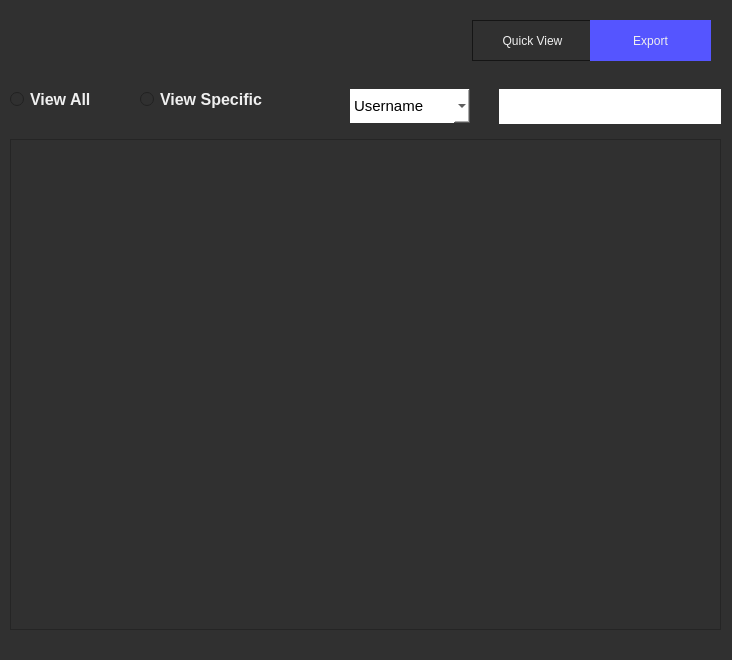
<?xml version="1.0" encoding="UTF-8"?>
<ui version="4.0">
 <class>Dialog</class>
 <widget class="QDialog" name="Dialog">
  <property name="geometry">
   <rect>
    <x>0</x>
    <y>0</y>
    <width>732</width>
    <height>660</height>
   </rect>
  </property>
  <property name="windowTitle">
   <string>Dialog</string>
  </property>
  <property name="styleSheet">
   <string notr="true">background-color: rgb(48, 48, 48);
color: rgb(239, 239, 239);</string>
  </property>
  <widget class="QPushButton" name="go_quick_view_pushButton">
   <property name="geometry">
    <rect>
     <x>472</x>
     <y>20</y>
     <width>121</width>
     <height>41</height>
    </rect>
   </property>
   <property name="styleSheet">
    <string notr="true">QPushButton{
	background-color: rgb(48, 48, 48);
	color: rgb(239, 239, 239);
	border: 1px solid rgb(21, 21, 21);
}
QPushButton:hover{
	background-color: rgb(55, 55, 55);
}</string>
   </property>
   <property name="text">
    <string>Quick View</string>
   </property>
  </widget>
  <widget class="QPushButton" name="go_export_pushButton">
   <property name="geometry">
    <rect>
     <x>590</x>
     <y>20</y>
     <width>121</width>
     <height>41</height>
    </rect>
   </property>
   <property name="styleSheet">
    <string notr="true">QPushButton{
	background-color: rgb(85, 85, 255);
	border: 0;
}
QPushButton:hover{
	background-color: rgb(85, 170, 255);
}</string>
   </property>
   <property name="text">
    <string>Export</string>
   </property>
  </widget>
  <widget class="QStackedWidget" name="stackedWidget">
   <property name="geometry">
    <rect>
     <x>0</x>
     <y>69</y>
     <width>731</width>
     <height>791</height>
    </rect>
   </property>
   <property name="styleSheet">
    <string notr="true"/>
   </property>
   <property name="currentIndex">
    <number>0</number>
   </property>
   <widget class="QWidget" name="view_page">
    <widget class="QRadioButton" name="view_specific_radioButton">
     <property name="geometry">
      <rect>
       <x>140</x>
       <y>20</y>
       <width>161</width>
       <height>20</height>
      </rect>
     </property>
     <property name="font">
      <font>
       <pointsize>12</pointsize>
       <weight>75</weight>
       <bold>true</bold>
      </font>
     </property>
     <property name="text">
      <string>View Specific</string>
     </property>
    </widget>
    <widget class="QRadioButton" name="view_all_radioButton">
     <property name="geometry">
      <rect>
       <x>10</x>
       <y>20</y>
       <width>111</width>
       <height>20</height>
      </rect>
     </property>
     <property name="font">
      <font>
       <pointsize>12</pointsize>
       <weight>75</weight>
       <bold>true</bold>
      </font>
     </property>
     <property name="text">
      <string>View All</string>
     </property>
    </widget>
    <widget class="QGroupBox" name="view_specific_groupBox">
     <property name="geometry">
      <rect>
       <x>350</x>
       <y>20</y>
       <width>371</width>
       <height>41</height>
      </rect>
     </property>
     <property name="styleSheet">
      <string notr="true">border: 0;</string>
     </property>
     <property name="title">
      <string/>
     </property>
     <widget class="QComboBox" name="search_by_comboBox">
      <property name="geometry">
       <rect>
        <x>-1</x>
        <y>0</y>
        <width>121</width>
        <height>34</height>
       </rect>
      </property>
      <property name="sizePolicy">
       <sizepolicy hsizetype="Preferred" vsizetype="Expanding">
        <horstretch>0</horstretch>
        <verstretch>0</verstretch>
       </sizepolicy>
      </property>
      <property name="minimumSize">
       <size>
        <width>0</width>
        <height>34</height>
       </size>
      </property>
      <property name="maximumSize">
       <size>
        <width>16777215</width>
        <height>34</height>
       </size>
      </property>
      <property name="font">
       <font>
        <pointsize>11</pointsize>
       </font>
      </property>
      <property name="styleSheet">
       <string notr="true">background-color: rgb(255, 255, 255);
color: rgb(0, 0, 0);
</string>
      </property>
      <property name="maxVisibleItems">
       <number>15</number>
      </property>
      <item>
       <property name="text">
        <string>Username</string>
       </property>
      </item>
      <item>
       <property name="text">
        <string>E-mail</string>
       </property>
      </item>
      <item>
       <property name="text">
        <string>App name</string>
       </property>
      </item>
      <item>
       <property name="text">
        <string>Category</string>
       </property>
      </item>
      <item>
       <property name="text">
        <string>Password</string>
       </property>
      </item>
     </widget>
     <widget class="QPushButton" name="search_password_pushButton">
      <property name="geometry">
       <rect>
        <x>340</x>
        <y>0</y>
        <width>31</width>
        <height>35</height>
       </rect>
      </property>
      <property name="minimumSize">
       <size>
        <width>0</width>
        <height>35</height>
       </size>
      </property>
      <property name="styleSheet">
       <string notr="true">QPushButton{
	background-color: rgb(255, 255, 255);
	border: 0;
}
QPushButton:pressed{
	background-color: rgb(211, 211, 211);
}</string>
      </property>
      <property name="text">
       <string/>
      </property>
      <property name="icon">
       <iconset>
        <normaloff>../../Password Manager 2.0.0 lte/icons/search-icon.svg</normaloff>../../Password Manager 2.0.0 lte/icons/search-icon.svg</iconset>
      </property>
      <property name="iconSize">
       <size>
        <width>27</width>
        <height>27</height>
       </size>
      </property>
     </widget>
     <widget class="QLineEdit" name="search_lineEdit">
      <property name="geometry">
       <rect>
        <x>149</x>
        <y>0</y>
        <width>191</width>
        <height>35</height>
       </rect>
      </property>
      <property name="sizePolicy">
       <sizepolicy hsizetype="Expanding" vsizetype="Expanding">
        <horstretch>0</horstretch>
        <verstretch>0</verstretch>
       </sizepolicy>
      </property>
      <property name="minimumSize">
       <size>
        <width>0</width>
        <height>35</height>
       </size>
      </property>
      <property name="maximumSize">
       <size>
        <width>16777215</width>
        <height>35</height>
       </size>
      </property>
      <property name="font">
       <font>
        <pointsize>14</pointsize>
       </font>
      </property>
      <property name="styleSheet">
       <string notr="true">background-color: rgb(255, 255, 255);
color: rgb(0, 0, 0);
border: 0;</string>
      </property>
      <property name="text">
       <string/>
      </property>
     </widget>
    </widget>
    <widget class="QTextBrowser" name="view_textBrowser">
     <property name="geometry">
      <rect>
       <x>10</x>
       <y>70</y>
       <width>711</width>
       <height>491</height>
      </rect>
     </property>
    </widget>
   </widget>
   <widget class="QWidget" name="export_page">
    <widget class="QLabel" name="please_choose_text">
     <property name="geometry">
      <rect>
       <x>10</x>
       <y>30</y>
       <width>501</width>
       <height>31</height>
      </rect>
     </property>
     <property name="font">
      <font>
       <pointsize>12</pointsize>
       <weight>75</weight>
       <bold>true</bold>
      </font>
     </property>
     <property name="text">
      <string>Please choose what informations should include:</string>
     </property>
    </widget>
    <widget class="QRadioButton" name="every_thing_radioButton">
     <property name="geometry">
      <rect>
       <x>50</x>
       <y>100</y>
       <width>121</width>
       <height>20</height>
      </rect>
     </property>
     <property name="font">
      <font>
       <pointsize>10</pointsize>
       <weight>75</weight>
       <bold>true</bold>
      </font>
     </property>
     <property name="text">
      <string>Everything</string>
     </property>
     <property name="checked">
      <bool>true</bool>
     </property>
    </widget>
    <widget class="QRadioButton" name="custom_radioButton">
     <property name="geometry">
      <rect>
       <x>50</x>
       <y>160</y>
       <width>121</width>
       <height>20</height>
      </rect>
     </property>
     <property name="font">
      <font>
       <pointsize>10</pointsize>
       <weight>75</weight>
       <bold>true</bold>
      </font>
     </property>
     <property name="text">
      <string>Custom</string>
     </property>
    </widget>
    <widget class="QGroupBox" name="custom_groupBox">
     <property name="geometry">
      <rect>
       <x>240</x>
       <y>90</y>
       <width>451</width>
       <height>131</height>
      </rect>
     </property>
     <property name="title">
      <string/>
     </property>
     <widget class="QCheckBox" name="username_checkBox">
      <property name="geometry">
       <rect>
        <x>10</x>
        <y>10</y>
        <width>121</width>
        <height>20</height>
       </rect>
      </property>
      <property name="font">
       <font>
        <pointsize>10</pointsize>
        <weight>75</weight>
        <bold>true</bold>
       </font>
      </property>
      <property name="text">
       <string>Username</string>
      </property>
      <property name="checked">
       <bool>true</bool>
      </property>
     </widget>
     <widget class="QCheckBox" name="email_checkBox">
      <property name="geometry">
       <rect>
        <x>10</x>
        <y>40</y>
        <width>121</width>
        <height>20</height>
       </rect>
      </property>
      <property name="font">
       <font>
        <pointsize>10</pointsize>
        <weight>75</weight>
        <bold>true</bold>
       </font>
      </property>
      <property name="text">
       <string>E-mail</string>
      </property>
      <property name="checked">
       <bool>true</bool>
      </property>
     </widget>
     <widget class="QCheckBox" name="app_name_checkBox">
      <property name="geometry">
       <rect>
        <x>10</x>
        <y>70</y>
        <width>121</width>
        <height>20</height>
       </rect>
      </property>
      <property name="font">
       <font>
        <pointsize>10</pointsize>
        <weight>75</weight>
        <bold>true</bold>
       </font>
      </property>
      <property name="text">
       <string>App name</string>
      </property>
      <property name="checked">
       <bool>true</bool>
      </property>
     </widget>
     <widget class="QCheckBox" name="password_checkBox">
      <property name="geometry">
       <rect>
        <x>10</x>
        <y>100</y>
        <width>121</width>
        <height>20</height>
       </rect>
      </property>
      <property name="font">
       <font>
        <pointsize>10</pointsize>
        <weight>75</weight>
        <bold>true</bold>
       </font>
      </property>
      <property name="text">
       <string>Password</string>
      </property>
      <property name="checked">
       <bool>true</bool>
      </property>
     </widget>
     <widget class="QCheckBox" name="creation_date_checkBox">
      <property name="geometry">
       <rect>
        <x>150</x>
        <y>10</y>
        <width>151</width>
        <height>20</height>
       </rect>
      </property>
      <property name="font">
       <font>
        <pointsize>10</pointsize>
        <weight>75</weight>
        <bold>true</bold>
       </font>
      </property>
      <property name="text">
       <string>Creation Date</string>
      </property>
     </widget>
     <widget class="QCheckBox" name="category_checkBox">
      <property name="geometry">
       <rect>
        <x>150</x>
        <y>40</y>
        <width>121</width>
        <height>20</height>
       </rect>
      </property>
      <property name="font">
       <font>
        <pointsize>10</pointsize>
        <weight>75</weight>
        <bold>true</bold>
       </font>
      </property>
      <property name="text">
       <string>Category</string>
      </property>
     </widget>
     <widget class="QCheckBox" name="save_date_checkBox">
      <property name="geometry">
       <rect>
        <x>150</x>
        <y>70</y>
        <width>121</width>
        <height>20</height>
       </rect>
      </property>
      <property name="font">
       <font>
        <pointsize>10</pointsize>
        <weight>75</weight>
        <bold>true</bold>
       </font>
      </property>
      <property name="text">
       <string>Save date</string>
      </property>
     </widget>
     <widget class="QCheckBox" name="password_rate_checkBox">
      <property name="geometry">
       <rect>
        <x>310</x>
        <y>40</y>
        <width>121</width>
        <height>20</height>
       </rect>
      </property>
      <property name="font">
       <font>
        <pointsize>10</pointsize>
        <weight>75</weight>
        <bold>true</bold>
       </font>
      </property>
      <property name="whatsThis">
       <string>&lt;html&gt;&lt;head/&gt;&lt;body&gt;&lt;p&gt;&lt;br/&gt;&lt;/p&gt;&lt;/body&gt;&lt;/html&gt;</string>
      </property>
      <property name="text">
       <string>Pass. rate</string>
      </property>
     </widget>
     <widget class="QCheckBox" name="note_checkBox">
      <property name="geometry">
       <rect>
        <x>310</x>
        <y>70</y>
        <width>121</width>
        <height>20</height>
       </rect>
      </property>
      <property name="font">
       <font>
        <pointsize>10</pointsize>
        <weight>75</weight>
        <bold>true</bold>
       </font>
      </property>
      <property name="text">
       <string>Note</string>
      </property>
     </widget>
     <widget class="QCheckBox" name="update_date_checkBox">
      <property name="geometry">
       <rect>
        <x>150</x>
        <y>100</y>
        <width>131</width>
        <height>20</height>
       </rect>
      </property>
      <property name="font">
       <font>
        <pointsize>10</pointsize>
        <weight>75</weight>
        <bold>true</bold>
       </font>
      </property>
      <property name="text">
       <string>Update date</string>
      </property>
     </widget>
     <widget class="QCheckBox" name="mobile_number_checkBox">
      <property name="geometry">
       <rect>
        <x>310</x>
        <y>10</y>
        <width>121</width>
        <height>20</height>
       </rect>
      </property>
      <property name="font">
       <font>
        <pointsize>10</pointsize>
        <weight>75</weight>
        <bold>true</bold>
       </font>
      </property>
      <property name="text">
       <string>Mobile Nb.</string>
      </property>
      <property name="checked">
       <bool>true</bool>
      </property>
     </widget>
    </widget>
    <widget class="Line" name="line">
     <property name="geometry">
      <rect>
       <x>0</x>
       <y>270</y>
       <width>731</width>
       <height>16</height>
      </rect>
     </property>
     <property name="orientation">
      <enum>Qt::Horizontal</enum>
     </property>
    </widget>
    <widget class="QLabel" name="export_feedback">
     <property name="geometry">
      <rect>
       <x>150</x>
       <y>540</y>
       <width>571</width>
       <height>24</height>
      </rect>
     </property>
     <property name="font">
      <font>
       <pointsize>12</pointsize>
      </font>
     </property>
     <property name="styleSheet">
      <string notr="true">color: rgb(255, 0, 0);</string>
     </property>
     <property name="text">
      <string/>
     </property>
    </widget>
    <widget class="QPushButton" name="export_pushButton">
     <property name="geometry">
      <rect>
       <x>20</x>
       <y>520</y>
       <width>121</width>
       <height>44</height>
      </rect>
     </property>
     <property name="minimumSize">
      <size>
       <width>60</width>
       <height>35</height>
      </size>
     </property>
     <property name="font">
      <font>
       <pointsize>14</pointsize>
      </font>
     </property>
     <property name="cursor">
      <cursorShape>PointingHandCursor</cursorShape>
     </property>
     <property name="toolTip">
      <string/>
     </property>
     <property name="statusTip">
      <string/>
     </property>
     <property name="whatsThis">
      <string notr="true"/>
     </property>
     <property name="accessibleName">
      <string/>
     </property>
     <property name="accessibleDescription">
      <string/>
     </property>
     <property name="styleSheet">
      <string notr="true">QPushButton{
	background-color: rgb(80, 161, 241);
	color: rgb(0, 0, 0);
}
QPushButton:hover{
	
	background-color: rgb(84, 173, 255);
}</string>
     </property>
     <property name="text">
      <string>Export</string>
     </property>
     <property name="icon">
      <iconset>
       <normaloff>../icons/export-icon.svg</normaloff>../icons/export-icon.svg</iconset>
     </property>
     <property name="iconSize">
      <size>
       <width>35</width>
       <height>35</height>
      </size>
     </property>
    </widget>
    <widget class="QPushButton" name="browse_pushButton">
     <property name="geometry">
      <rect>
       <x>640</x>
       <y>380</y>
       <width>61</width>
       <height>51</height>
      </rect>
     </property>
     <property name="font">
      <font>
       <pointsize>8</pointsize>
       <weight>75</weight>
       <bold>true</bold>
      </font>
     </property>
     <property name="styleSheet">
      <string notr="true">QPushButton{
	border: 0;
	background-color: rgb(194, 194, 194);
	color: rgb(43, 43, 43)
}
QPushButton:hover{
	border: 1px solid black;
	text-decoration: underline;
	background-color: rgb(229, 229, 229);
}</string>
     </property>
     <property name="text">
      <string>Browse</string>
     </property>
    </widget>
    <widget class="QLabel" name="extension_label">
     <property name="geometry">
      <rect>
       <x>220</x>
       <y>400</y>
       <width>91</width>
       <height>16</height>
      </rect>
     </property>
     <property name="font">
      <font>
       <pointsize>12</pointsize>
       <weight>75</weight>
       <bold>true</bold>
       <underline>false</underline>
      </font>
     </property>
     <property name="text">
      <string>.txt</string>
     </property>
    </widget>
    <widget class="QLineEdit" name="location_lineEdit">
     <property name="geometry">
      <rect>
       <x>410</x>
       <y>390</y>
       <width>231</width>
       <height>31</height>
      </rect>
     </property>
     <property name="font">
      <font>
       <pointsize>10</pointsize>
      </font>
     </property>
     <property name="styleSheet">
      <string notr="true">background-color: rgb(255, 255, 255);
color: rgb(0, 0, 0);</string>
     </property>
    </widget>
    <widget class="QLineEdit" name="fileName_lineEdit">
     <property name="geometry">
      <rect>
       <x>20</x>
       <y>390</y>
       <width>191</width>
       <height>31</height>
      </rect>
     </property>
     <property name="font">
      <font>
       <pointsize>10</pointsize>
      </font>
     </property>
     <property name="styleSheet">
      <string notr="true">background-color: rgb(255, 255, 255);
color: rgb(0, 0, 0);</string>
     </property>
    </widget>
    <widget class="QLabel" name="fileName_text">
     <property name="geometry">
      <rect>
       <x>30</x>
       <y>370</y>
       <width>91</width>
       <height>16</height>
      </rect>
     </property>
     <property name="font">
      <font>
       <pointsize>10</pointsize>
       <weight>50</weight>
       <bold>false</bold>
       <underline>false</underline>
      </font>
     </property>
     <property name="text">
      <string>File Name:</string>
     </property>
    </widget>
    <widget class="QLabel" name="location_text">
     <property name="geometry">
      <rect>
       <x>420</x>
       <y>370</y>
       <width>91</width>
       <height>16</height>
      </rect>
     </property>
     <property name="font">
      <font>
       <pointsize>10</pointsize>
       <weight>50</weight>
       <bold>false</bold>
       <underline>false</underline>
      </font>
     </property>
     <property name="text">
      <string>Location:</string>
     </property>
    </widget>
    <widget class="QLabel" name="export_text">
     <property name="geometry">
      <rect>
       <x>70</x>
       <y>320</y>
       <width>91</width>
       <height>21</height>
      </rect>
     </property>
     <property name="font">
      <font>
       <pointsize>12</pointsize>
       <weight>75</weight>
       <bold>true</bold>
       <underline>true</underline>
      </font>
     </property>
     <property name="text">
      <string>Format:</string>
     </property>
    </widget>
    <widget class="QFrame" name="frame">
     <property name="geometry">
      <rect>
       <x>230</x>
       <y>320</y>
       <width>311</width>
       <height>21</height>
      </rect>
     </property>
     <property name="frameShape">
      <enum>QFrame::StyledPanel</enum>
     </property>
     <property name="frameShadow">
      <enum>QFrame::Raised</enum>
     </property>
     <widget class="QRadioButton" name="csv_radioButton">
      <property name="geometry">
       <rect>
        <x>220</x>
        <y>0</y>
        <width>95</width>
        <height>20</height>
       </rect>
      </property>
      <property name="font">
       <font>
        <pointsize>10</pointsize>
        <weight>75</weight>
        <bold>true</bold>
       </font>
      </property>
      <property name="text">
       <string>.CSV</string>
      </property>
      <property name="checked">
       <bool>false</bool>
      </property>
     </widget>
     <widget class="QRadioButton" name="excel_radioButton">
      <property name="geometry">
       <rect>
        <x>110</x>
        <y>0</y>
        <width>95</width>
        <height>20</height>
       </rect>
      </property>
      <property name="font">
       <font>
        <pointsize>10</pointsize>
        <weight>75</weight>
        <bold>true</bold>
       </font>
      </property>
      <property name="text">
       <string>.xlsx</string>
      </property>
      <property name="checked">
       <bool>false</bool>
      </property>
     </widget>
     <widget class="QRadioButton" name="txt_radioButton">
      <property name="geometry">
       <rect>
        <x>0</x>
        <y>0</y>
        <width>95</width>
        <height>20</height>
       </rect>
      </property>
      <property name="font">
       <font>
        <pointsize>10</pointsize>
        <weight>75</weight>
        <bold>true</bold>
       </font>
      </property>
      <property name="text">
       <string>.txt</string>
      </property>
      <property name="checked">
       <bool>true</bool>
      </property>
     </widget>
    </widget>
   </widget>
  </widget>
 </widget>
 <resources/>
 <connections/>
</ui>
